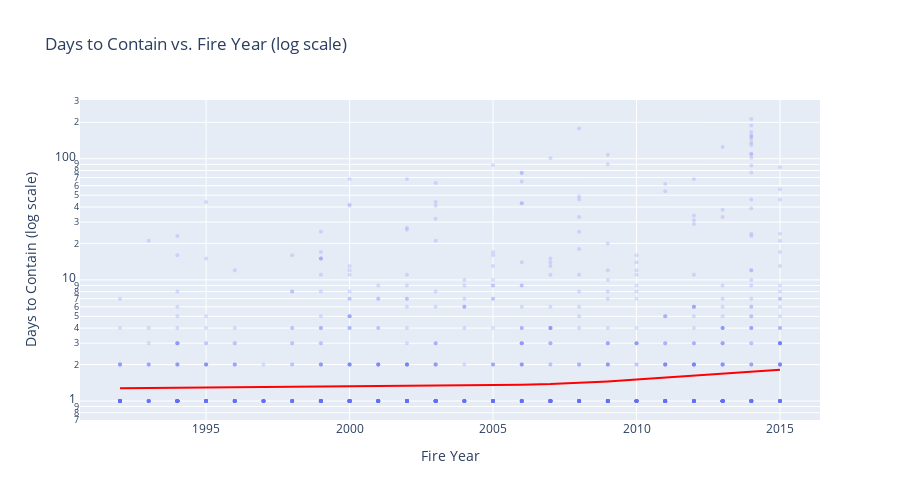

Notebook code for this chart:
### Markdown cell above
### 3.2 Time to containment

### Code cell
import plotly.express as px

# ── 1.  Filter to valid rows (and optional sanity bounds) ──────────────────────
d = df.dropna(subset=["DAY_TO_CONT", "FIRE_YEAR"]).copy()
d = d[d["DAY_TO_CONT"].between(0.1, 730)]          # 0.1–730 days

# ── 2.  Scatter plot (log-y) with transparency ────────────────────────────────
fig = px.scatter(
    d,
    x="FIRE_YEAR",
    y="DAY_TO_CONT",
    opacity=0.2,         # dense years appear darker
    log_y=True,
    trendline="lowess",  # red smooth curve
    trendline_color_override="red",
    title="Days to Contain vs. Fire Year (log scale)"
)

fig.update_traces(marker=dict(size=4))             # small dots

fig.update_layout(
    xaxis_title="Fire Year",
    yaxis_title="Days to Contain (log scale)",
    height=500
)

fig.show()

### Figure 1 — Plotly figure (JSON) as saved in the notebook; plotly's stock layout.template omitted (floating-point values rounded to 4 significant figures; data arrays with more than 128 entries replaced by an {"elided": "..."} marker saying what was removed)
{"data": [{"hovertemplate": "FIRE_YEAR=%{x}<br>DAY_TO_CONT=%{y}<extra></extra>", "legendgroup": "", "marker": {"color": "#636efa", "opacity": 0.2, "size": 4, "symbol": "circle"}, "mode": "markers", "name": "", "orientation": "v", "showlegend": false, "type": "scatter", "x": {"elided": "953 int values"}, "xaxis": "x", "y": {"elided": "953 float values"}, "yaxis": "y"}, {"hovertemplate": "<b>LOWESS trendline</b><br><br>FIRE_YEAR=%{x}<br>DAY_TO_CONT=%{y} <b>(trend)</b><extra></extra>", "legendgroup": "", "line": {"color": "red"}, "marker": {"color": "#636efa", "size": 4, "symbol": "circle"}, "mode": "lines", "name": "", "showlegend": false, "type": "scatter", "x": {"elided": "953 int values"}, "xaxis": "x", "y": {"elided": "953 float values"}, "yaxis": "y"}], "layout": {"height": 500, "legend": {"tracegroupgap": 0}, "title": {"text": "Days to Contain vs. Fire Year (log scale)"}, "xaxis": {"anchor": "y", "domain": [0, 1], "title": {"text": "Fire Year"}}, "yaxis": {"anchor": "x", "domain": [0, 1], "title": {"text": "Days to Contain (log scale)"}, "type": "log"}}}
